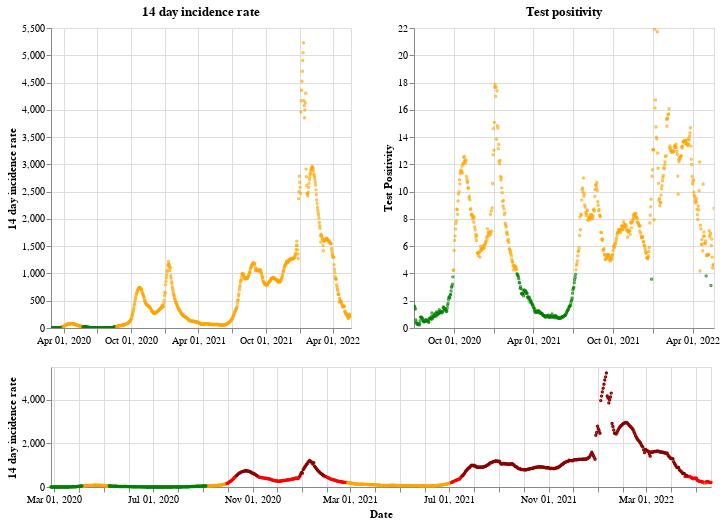

The notebook cell this image was saved under:
### Markdown cell above
## Northern Ireland

### Code cell
plot_traffic_light('Northern Ireland')

### Figure 1 — Vega-Lite specification as saved in the notebook (floating-point values rounded to 4 significant figures; data arrays with more than 128 entries replaced by an {"elided": "..."} marker saying what was removed)
{"config": {"view": {"continuousWidth": 400, "continuousHeight": 300}}, "vconcat": [{"hconcat": [{"mark": {"type": "point", "size": 2}, "encoding": {"color": {"condition": {"value": "green", "test": "(datum.twoWeeklyCasesRate <= 25)"}, "value": "orange"}, "tooltip": [{"type": "nominal", "field": "areaName"}, {"type": "temporal", "field": "date"}, {"type": "quantitative", "field": "twoWeeklyCasesRate"}, {"type": "quantitative", "field": "testPositivity"}], "x": {"type": "temporal", "axis": {"title": ""}, "field": "date", "scale": {"domain": {"selection": "DateBrush"}}, "timeUnit": "yearmonthdate"}, "y": {"type": "quantitative", "axis": {"title": "14 day incidence rate"}, "field": "twoWeeklyCasesRate"}}, "title": "14 day incidence rate", "width": 300}, {"mark": {"type": "point", "size": 2}, "encoding": {"color": {"condition": {"value": "green", "test": "(datum.testPositivity <= 4)"}, "value": "orange"}, "tooltip": [{"type": "nominal", "field": "areaName"}, {"type": "temporal", "field": "date"}, {"type": "quantitative", "field": "twoWeeklyCasesRate"}, {"type": "quantitative", "field": "testPositivity"}], "x": {"type": "temporal", "axis": {"title": ""}, "field": "date", "scale": {"domain": {"selection": "DateBrush"}}, "timeUnit": "yearmonthdate"}, "y": {"type": "quantitative", "axis": {"title": "Test Positivity"}, "field": "testPositivity"}}, "title": "Test positivity", "width": 300}]}, {"layer": [{"mark": {"type": "point", "size": 2}, "encoding": {"color": {"condition": {"value": "orange", "test": "(((datum.testPositivity < 4) && (datum.twoWeeklyCasesRate >= 50)) && (datum.twoWeeklyCasesRate < 200))"}, "value": "red"}, "opacity": {"condition": {"value": 1, "test": "((datum.twoWeeklyCasesRate >= 50) && (datum.twoWeeklyCasesRate < 500))"}, "value": 0}, "tooltip": [{"type": "nominal", "field": "areaName"}, {"type": "temporal", "field": "date"}, {"type": "quantitative", "field": "twoWeeklyCasesRate"}, {"type": "quantitative", "field": "testPositivity"}], "x": {"type": "temporal", "axis": {"title": "Date"}, "field": "date", "timeUnit": "yearmonthdate"}, "y": {"type": "quantitative", "axis": {"title": "14 day incidence rate"}, "field": "twoWeeklyCasesRate"}}, "selection": {"DateBrush": {"type": "interval", "encodings": ["x"], "fields": ["Time"]}}}, {"mark": {"type": "point", "size": 2}, "encoding": {"color": {"value": "darkred"}, "opacity": {"condition": {"value": 1, "test": "(datum.twoWeeklyCasesRate >= 500)"}, "value": 0}, "tooltip": [{"type": "nominal", "field": "areaName"}, {"type": "temporal", "field": "date"}, {"type": "quantitative", "field": "twoWeeklyCasesRate"}, {"type": "quantitative", "field": "testPositivity"}], "x": {"type": "temporal", "axis": {"title": "Date"}, "field": "date", "timeUnit": "yearmonthdate"}, "y": {"type": "quantitative", "axis": {"title": "14 day incidence rate"}, "field": "twoWeeklyCasesRate"}}}, {"mark": {"type": "point", "size": 2}, "encoding": {"color": {"condition": {"value": "green", "test": "((datum.testPositivity < 4) && (datum.twoWeeklyCasesRate < 50))"}, "value": "orange"}, "opacity": {"condition": {"value": 1, "test": "(datum.twoWeeklyCasesRate < 50)"}, "value": 0}, "tooltip": [{"type": "nominal", "field": "areaName"}, {"type": "temporal", "field": "date"}, {"type": "quantitative", "field": "twoWeeklyCasesRate"}, {"type": "quantitative", "field": "testPositivity"}], "x": {"type": "temporal", "axis": {"title": "Date"}, "field": "date", "timeUnit": "yearmonthdate"}, "y": {"type": "quantitative", "axis": {"title": "14 day incidence rate"}, "field": "twoWeeklyCasesRate"}}}], "height": 120, "width": 660}], "data": {"name": "data-1f5e703037aec8137356e74435b204a8"}, "$schema": "https://vega.github.io/schema/vega-lite/v4.8.1.json", "datasets": {"data-1f5e703037aec8137356e74435b204a8": {"elided": "815 records"}}}
